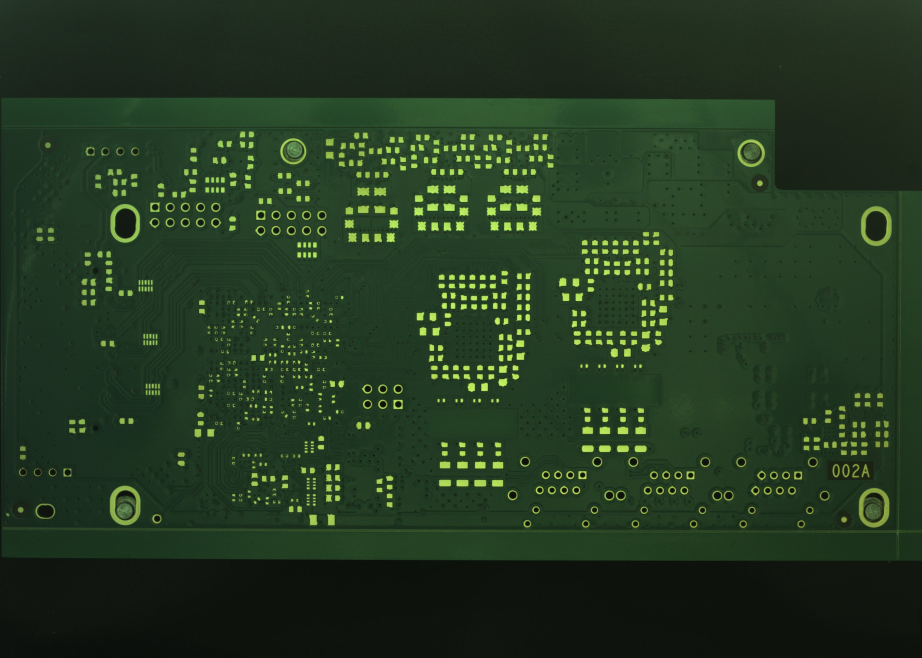
#> input picture proteus_ds_3/data/images/pcb.jpg, 4608 x 3288 px (shown at 1/5 size)
$ python main.py ../proteus_ds_3/data/images/pcb.jpg
#> lines starting #> are read from the running program, lines starting #| are printed output that depends on the picture; after the words box and inside, x2 and y2 are one past the last pixel; in counts of white or black regions, pixels touching at a corner belong together
### proteus_ds_5/show_image.py
import cv2
import numpy


def show_image(image: numpy.ndarray, window_width: int = 800,
               window_height: int = 600,
               win_name: str = 'pcb', time: int = 0):
    """
    Функция вывода изображения.

    Parameters
    ----------
    image : numpy.ndarray
        Исходное изображение.
    window_width : int
        Ширина окна с изображением.
    window_height : int
        Высота окна с изображением.
    win_name : str
        Название окна.
    time : int
        Время до закрытия окна в миллисекундах. При 0 ожидает нажатие любой клавиши.

    Returns
    -------
    None
    """
    try:
        cv2.namedWindow(win_name, cv2.WINDOW_NORMAL)
        cv2.resizeWindow(win_name, window_width, window_height)
        cv2.imshow(win_name, image)
        return cv2.waitKey(time)
    except Exception as e:
        raise Exception(f"Ошибка во время отображения: {e}")

### proteus_ds_5/parse_argument.py
import argparse


def parse_argument():
    """
    Функция для обработки аргумента при запуске скрипта.

    Returns
    -------
    argparse.Namespace
    """
    try:
        parser = argparse.ArgumentParser()
        parser.add_argument('image', help='Path to the image')
        args = parser.parse_args()
        return args
    except Exception as e:
        raise Exception(f"Ошибка при обработке аргумента: {e}")

### proteus_ds_5/main.py
import cv2

from show_image import show_image
from parse_argument import parse_argument


def main():
    arg = parse_argument()
    try:
        pcb_image = cv2.imread(arg.image)
#> pcb_image is the input picture: shape (3288, 4608, 3); mean B, G, R 33.1, 56.2, 35.6
    except Exception as e:
        raise Exception(f"Ошибка во время загрузки изображения: {e}")

    show_image(pcb_image)
#> (key Esc is pressed here)

    # Переводим изображение в другое цветовое пространство
    yuv_image = cv2.cvtColor(pcb_image, code=cv2.COLOR_BGR2YUV)
#> yuv_image: shape (3288, 4608, 3); mean of channels 0, 1, 2 47.4, 121, 117.7

    # Разделяем изображение на каналы, самый информативный - u канал
    y, u, v = cv2.split(yuv_image)
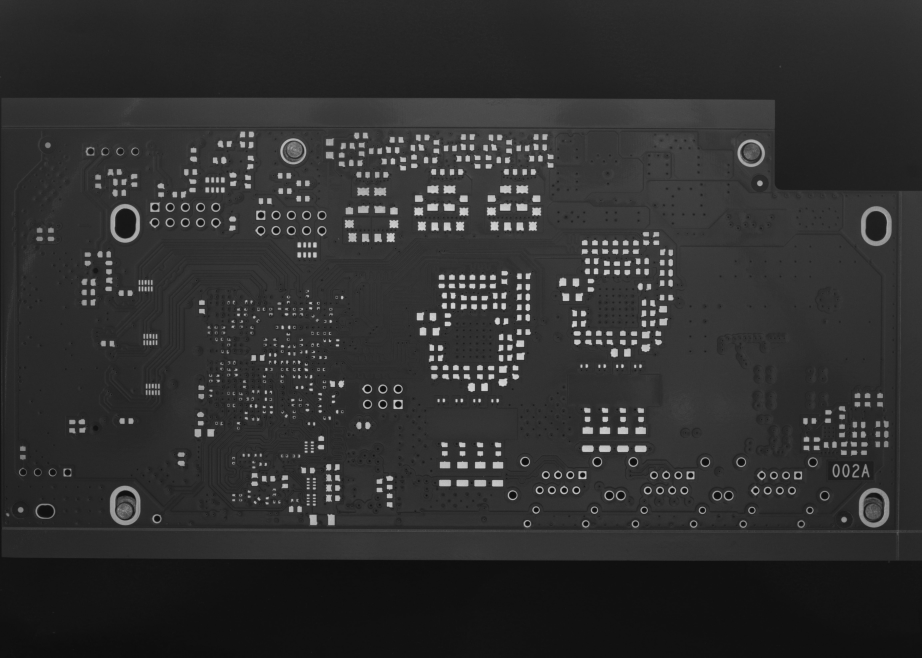
#> y: shape (3288, 4608) (shown at 1/5 size); min 9, max 225, mean 47.4
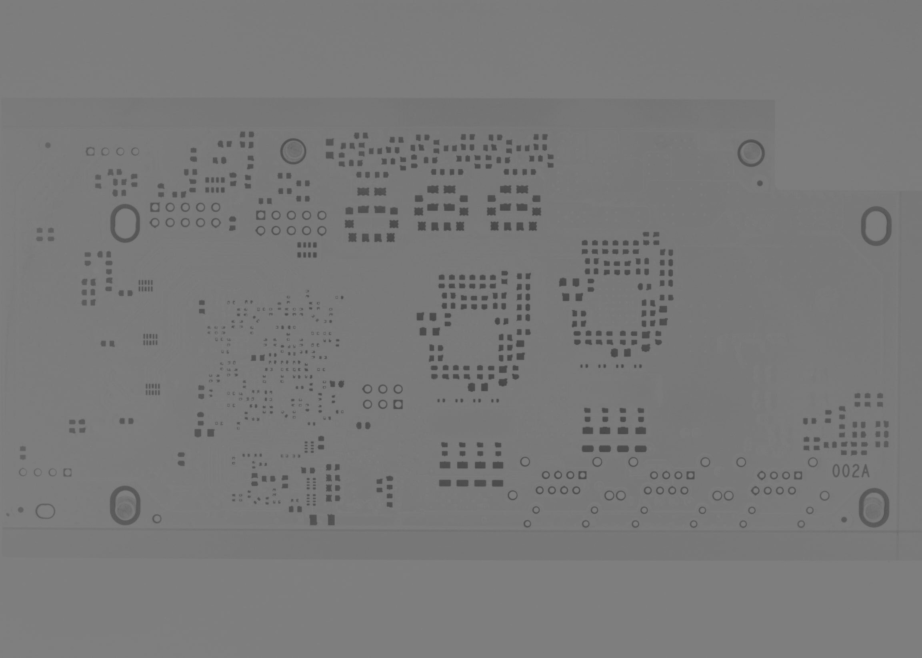
#> u: shape (3288, 4608) (shown at 1/5 size); min 68, max 132, mean 121

    # Создаем маску золотых частей платы
    golden_parts_mask = cv2.inRange(u, lowerb=70, upperb=108)
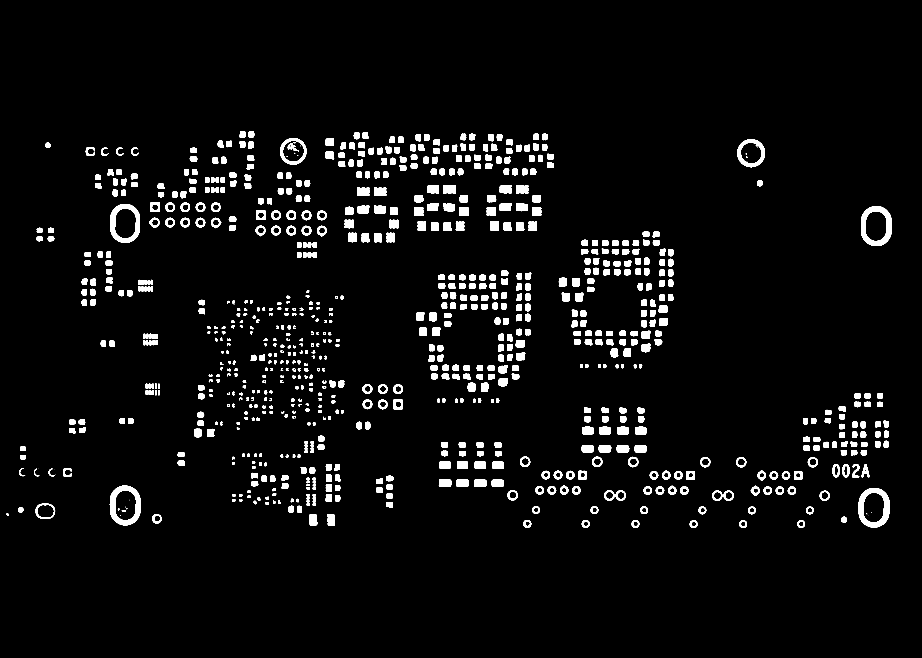
#> golden_parts_mask: shape (3288, 4608) (shown at 1/5 size); 4.2% white; 890 white regions (25 under 20 px)

    # Поиск контуров на маске
    contours, _ = cv2.findContours(golden_parts_mask, mode=cv2.RETR_EXTERNAL,
                                   method=cv2.CHAIN_APPROX_SIMPLE)
#> contours = 868 contours, 9 with area under 20; largest, box (x1, y1, x2, y2) and area: (4305, 1031, 4459, 1230) 25288, (4294, 2440, 4447, 2638) 24926, (549, 2428, 703, 2626) 24888, (551, 1020, 700, 1214) 23829, (3686, 696, 3825, 836) 14967

    # Копируем изображение во избежание изменения исходной информации
    image_for_contours = pcb_image.copy()
    image_for_rectangles = pcb_image.copy()

    # 1 путь - Отрисовка и заливка контуров
    cv2.drawContours(image_for_contours, contours, contourIdx=-1,
                     color=(0, 0, 255),
                     thickness=10)
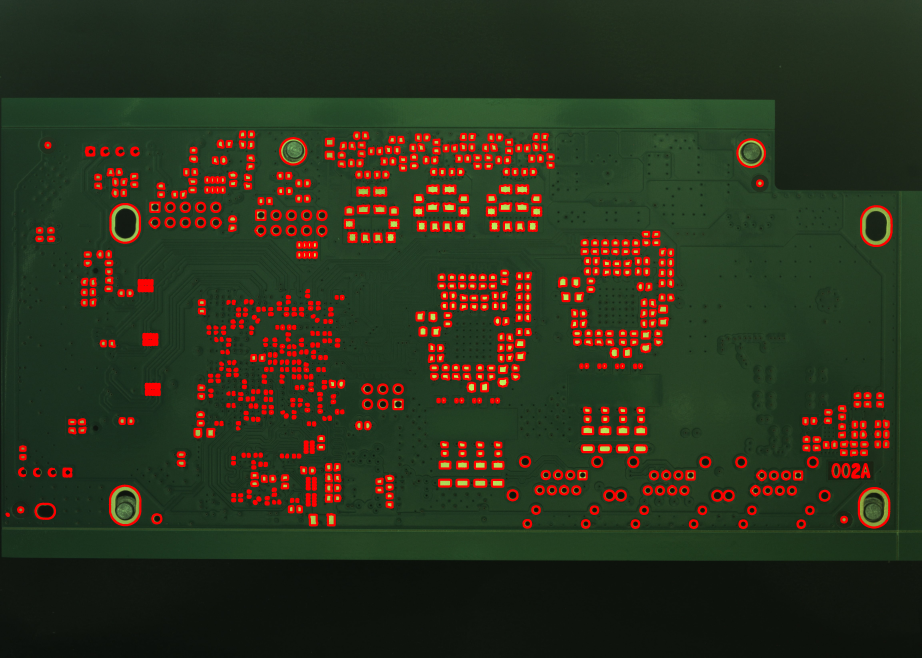
#> image_for_contours: shape (3288, 4608, 3) (shown at 1/5 size); mean B, G, R 30, 49.6, 45.9
    cv2.fillPoly(image_for_contours, contours, color=(255, 255, 255))
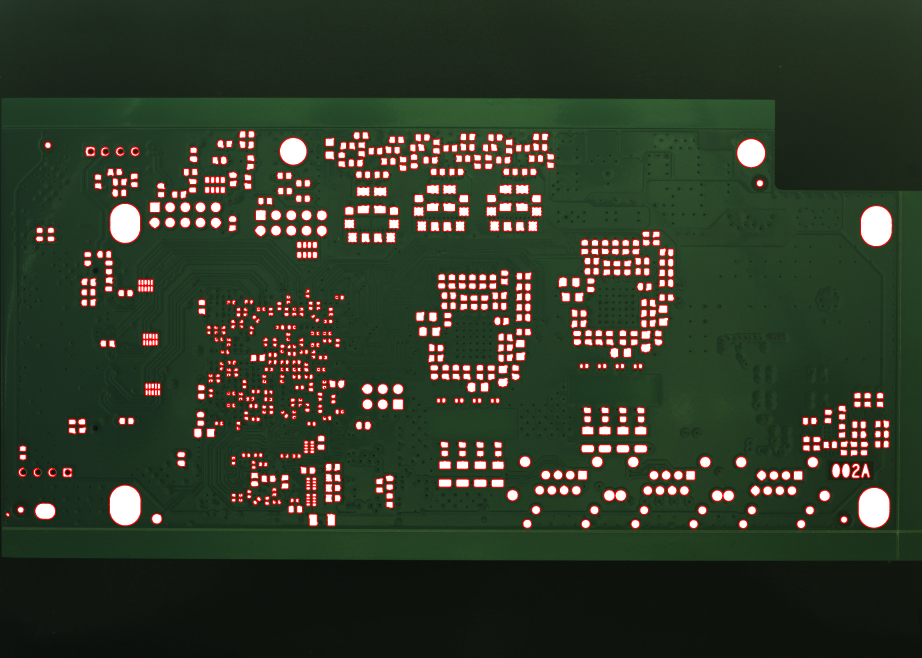
#> image_for_contours: shape (3288, 4608, 3) (shown at 1/5 size); mean B, G, R 41.2, 58.8, 49.1
    show_image(image_for_contours, win_name='image with filled contours')
#> (key Enter is pressed here)

    # 2 путь - Отрисовка прямоугольников для каждого контура
    for contour in contours:
        x, y, w, h = cv2.boundingRect(contour)
        cv2.rectangle(image_for_rectangles, pt1=(x, y), pt2=(x + w, y + h),
                      color=(0, 0, 255), thickness=4)
#> this loop made 868 passes
#> (x, y, w, h) on passes 1 to 3: (3987, 2602, 38, 38), (3697, 2602, 38, 38), (3449, 2601, 39, 39)
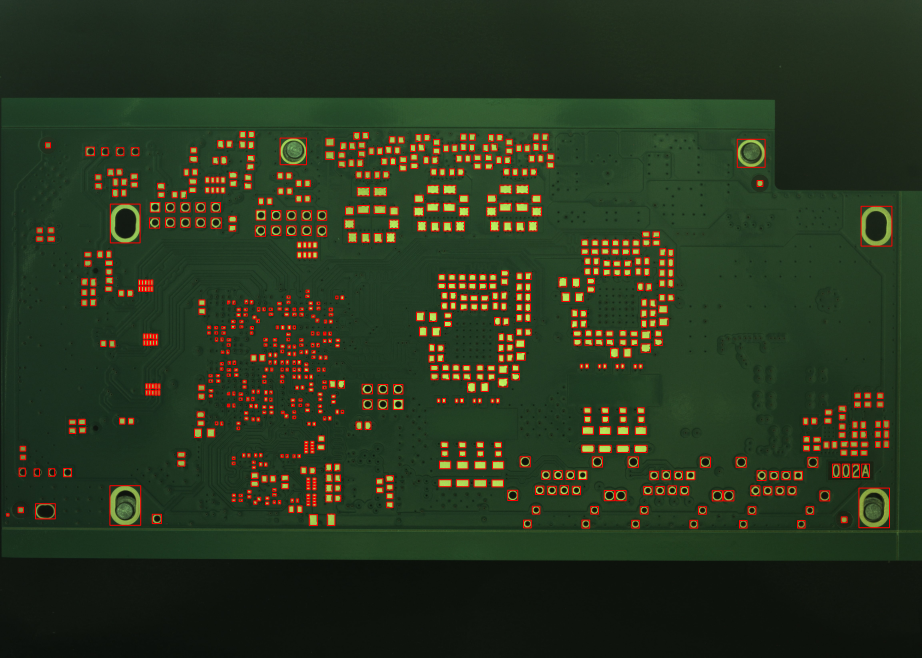
#> image_for_rectangles: shape (3288, 4608, 3) (shown at 1/5 size); mean B, G, R 31.8, 53.6, 41.9
    show_image(image_for_rectangles, win_name='image with drown rectangles')


if __name__ == "__main__":
    main()
